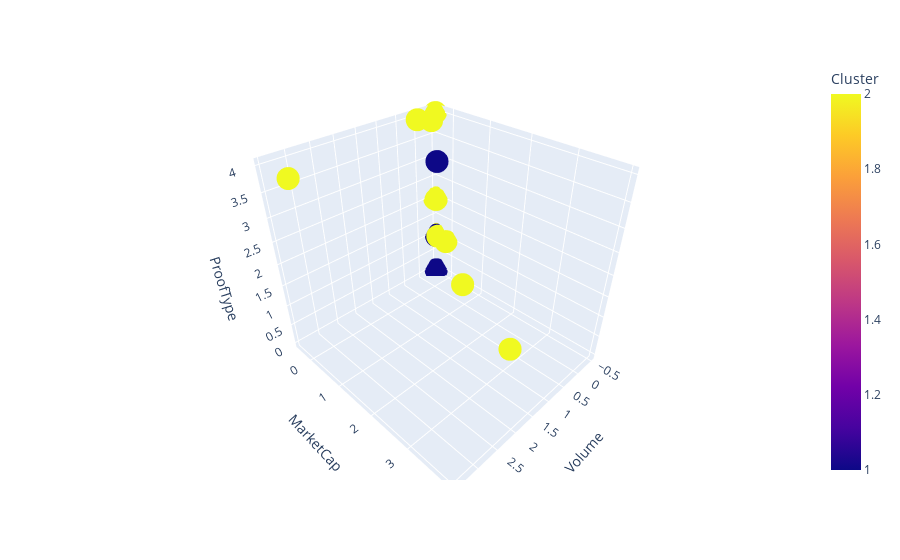

The code cell stored with this chart in its notebook:
### Code cell
#make an interactive 3D plot
import plotly.express as px
fig = px.scatter_3d(df2, x='Volume', y='MarketCap', z='ProofType', color='Cluster')
fig.show()

### Figure 1 — Plotly figure (JSON) as saved in the notebook; plotly's stock layout.template omitted (floating-point values rounded to 4 significant figures)
{"data": [{"hovertemplate": "Volume=%{x}<br>MarketCap=%{y}<br>ProofType=%{z}<br>Cluster=%{marker.color}<extra></extra>", "legendgroup": "", "marker": {"color": [2, 2, 2, 2, 2, 2, 2, 1, 2, 1, 1, 2, 2, 2, 1, 2, 2, 2, 2, 2], "coloraxis": "coloraxis", "symbol": "circle"}, "mode": "markers", "name": "", "scene": "scene", "showlegend": false, "type": "scatter3d", "x": [-0.4716, -0.4601, -0.4551, -0.4459, -0.4461, -0.4425, -0.4019, -0.4397, -0.4478, -0.4218, -0.3969, -0.3972, -0.4287, 0.1295, -0.3123, -0.03829, -0.3913, 3.449, 0.5741, 2.245], "y": [-0.4141, -0.4102, -0.4079, -0.4015, -0.3956, -0.3947, -0.3935, -0.3907, -0.3846, -0.3711, -0.3683, -0.3491, -0.3321, -0.3319, -0.2217, -0.08955, -0.01948, 0.2691, 1.438, 3.969], "z": [1, 1, 2, 1, 4, 1, 2, 1, 2, 1, 0, 2, 1, 4, 3, 4, 1, 4, 1, 2]}], "layout": {"coloraxis": {"colorbar": {"title": {"text": "Cluster"}}, "colorscale": [[0, "#0d0887"], [0.1111, "#46039f"], [0.2222, "#7201a8"], [0.3333, "#9c179e"], [0.4444, "#bd3786"], [0.5556, "#d8576b"], [0.6667, "#ed7953"], [0.7778, "#fb9f3a"], [0.8889, "#fdca26"], [1, "#f0f921"]]}, "legend": {"tracegroupgap": 0}, "margin": {"t": 60}, "scene": {"domain": {"x": [0, 1], "y": [0, 1]}, "xaxis": {"title": {"text": "Volume"}}, "yaxis": {"title": {"text": "MarketCap"}}, "zaxis": {"title": {"text": "ProofType"}}}}}
